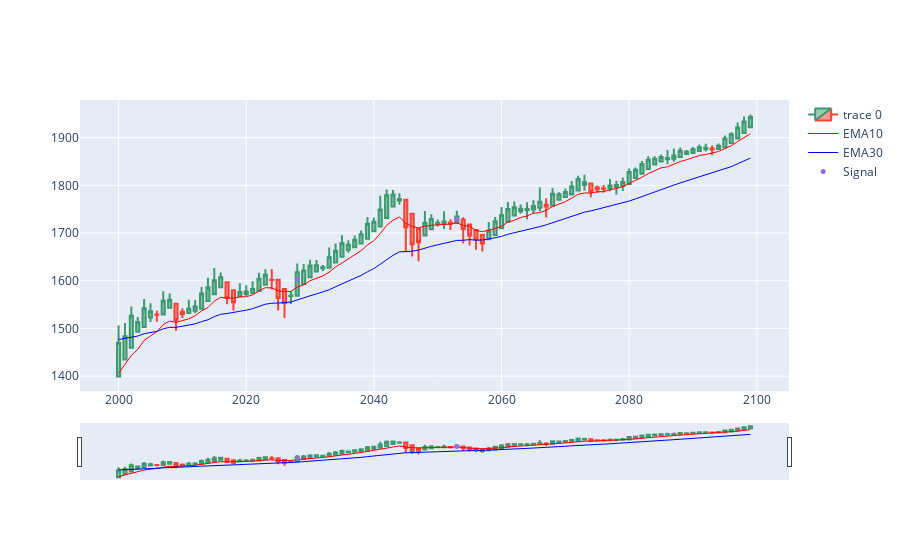

The notebook cell saved with this chart:
### Code cell
dfpl = data[2000:2100]
fig = go.Figure(data=[go.Candlestick(x=dfpl.index,
                open=dfpl['Heiken_Open'],
                high=dfpl['Heiken_High'],
                low=dfpl['Heiken_Low'],
                close=dfpl['Heiken_Close']),
                     go.Scatter(x=dfpl.index, y=dfpl.EMA10, line=dict(color='red', width=1), name="EMA10"),
                     go.Scatter(x=dfpl.index, y=dfpl.EMA30, line=dict(color='blue', width=1), name="EMA30")])

fig.add_scatter(x=dfpl.index, y=dfpl['pointpos'], mode="markers",
                marker=dict(size=5, color="MediumPurple"),
                name="Signal")
fig.show()
